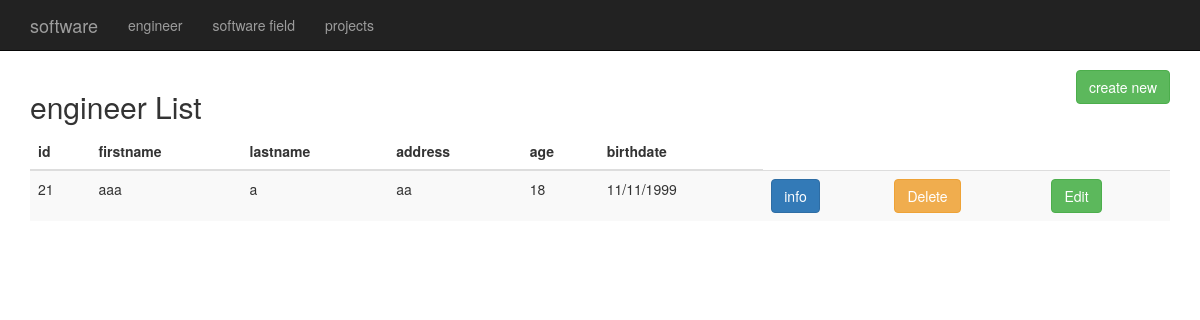
Before: / with the older database file.
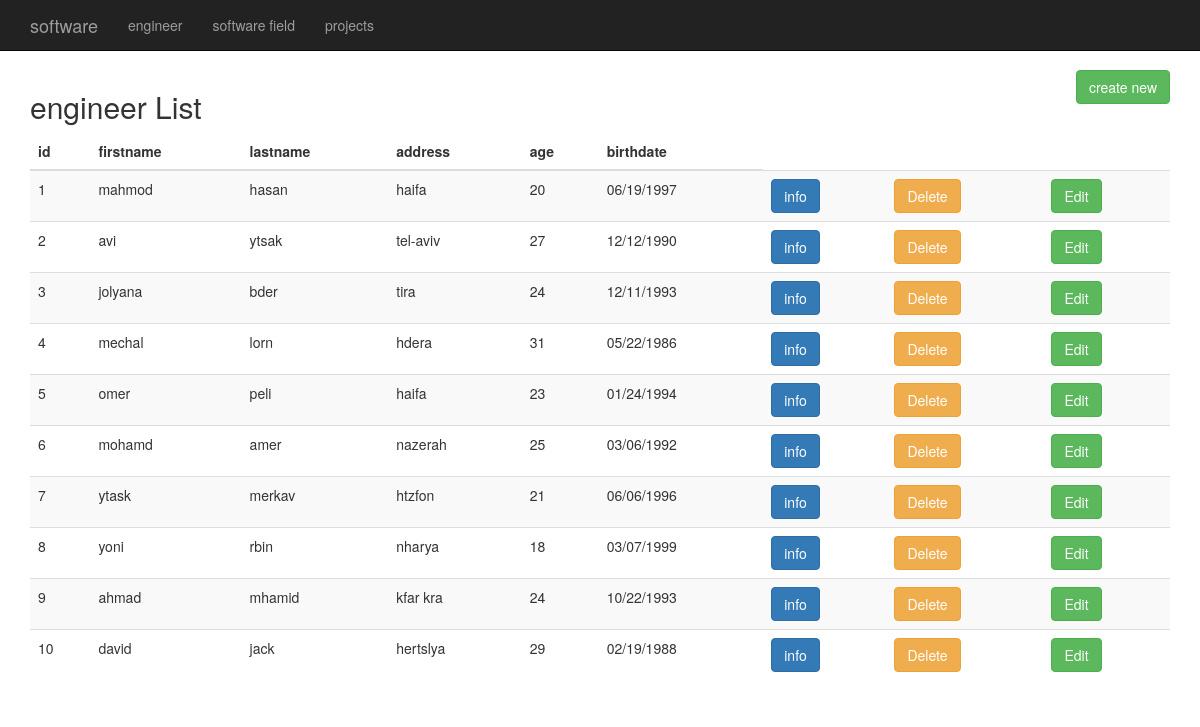
After: the same page with the newer database file.
### tables this page shows
CREATE TABLE `engineer` (
  `id` int(60) UNSIGNED NOT NULL,
  `firstname` varchar(30) NOT NULL,
  `lastname` varchar(30) NOT NULL,
  `addresss` varchar(50) DEFAULT NULL,
  `age` int(10) DEFAULT NULL,
  `birthdate` varchar(10) DEFAULT NULL
);

### inc/modules/engineer/list.php (the view)
<?php
$query="SELECT * FROM engineer";
$results = mysqli_query($conn, $query);
?>
  <div class="row">
    <div class="col-xs-8">
      <h2>engineer List</h2>
    </div>
    <div class="col-xs-4">
      <a href="./?module=engineer&page=create">
        <button type="button" class="btn btn-success pull-right">create new</button>
      </a>
    </div>
    <div class="col-xs-12">
      <?php
if($results){
?>
      <table class="table table-striped">
        <thead>
          <tr>
            <th>id</th>
            <th>firstname</th>
            <th>lastname</th>
            <th>address</th>
            <th>age</th>
            <th>birthdate</th>
          </tr>
        </thead>
        <tbody>
          <?php
     while($row=mysqli_fetch_assoc($results)){
?>
            <tr>
              <td>
                <?=$row['id'];?>
              </td>
              <td>
                <?=$row['firstname'];?>
              </td>
              <td>
                <?=$row['lastname'];?>
              </td>
              <td>
                <?=$row['addresss'];?>
              </td>
              <td>
                <?=$row['age'];?>
              </td>
              <td>
                <?=$row['birthdate']; ?>
              </td>
              <td>
                <a href="./?module=engineer&page=info&id=<?php echo $row['id'];?>">
                  <button type="button" class="btn btn-primary">info</button>
                </a>
              </td>
              <td>
                <a href="./?module=engineer&page=delete&id=<?php echo $row['id'];?>">
                  <button type="button" class="btn btn-warning">Delete</button>
                </a>
              </td>
              <td>
                <a href="./?module=engineer&page=update&id=<?php echo $row['id'];?>">
                  <button type="button" class="btn btn-success">Edit</button>
                </a>
              </td>
            </tr>
            <?php
     }
     ?>
        </tbody>
      </table>
      <?php
}else{
  include('inc/problem/no_results.php');
}
?>
    </div>
  </div>

### index.php (shortened to what this page needs)
<?php
include('inc/init.php');
?>
<!DOCTYPE html>
<html lang="en">
<head>
    <link href="css/bootstrap.min.css" rel="stylesheet">
</head>
<body>
    <nav class="navbar navbar-inverse navbar-fixed-top" role="navigation">
        <div class="container">
            <div class="navbar-header">
                <a class="navbar-brand" href="#">software</a>
            </div>
            <div class="collapse navbar-collapse" id="bs-example-navbar-collapse-1">
                <ul class="nav navbar-nav">
                    <li>
                        <a href="./?module=engineer&page=list">engineer</a>
                    </li>
                    <li>
                        <a href="./?module=software_field&page=list">software field</a>
                    </li>
                    <li>
                        <a href="./?module=projects&page=list">projects</a>
                    </li>
                </ul>
            </div>
        </div>
    </nav>
    <div class="container">
        <?php include($FILE_TO_LOAD);?>
    </div>
</body>
</html>

### index.php (style rules this page uses)
body { padding-top: 70px; }

Changed rows visible on the page:
removed engineer: id "21", firstname "aaa", lastname "a", addresss "aa", age "18", birthdate "11/11/1999"
added engineer: id "1", firstname "mahmod", lastname "hasan", addresss "haifa", age "20", birthdate "06/19/1997"
added engineer: id "2", firstname "avi", lastname "ytsak", addresss "tel-aviv", age "27", birthdate "12/12/1990"
added engineer: id "3", firstname "jolyana", lastname "bder", addresss "tira", age "24", birthdate "12/11/1993"
added engineer: id "4", firstname "mechal", lastname "lorn", addresss "hdera", age "31", birthdate "05/22/1986"
added engineer: id "5", firstname "omer", lastname "peli", addresss "haifa", age "23", birthdate "01/24/1994"
added engineer: id "6", firstname "mohamd", lastname "amer", addresss "nazerah", age "25", birthdate "03/06/1992"
added engineer: id "7", firstname "ytask", lastname "merkav", addresss "htzfon", age "21", birthdate "06/06/1996"
added engineer: id "8", firstname "yoni", lastname "rbin", addresss "nharya", age "18", birthdate "03/07/1999"
added engineer: id "9", firstname "ahmad", lastname "mhamid", addresss "kfar kra", age "24", birthdate "10/22/1993"
added engineer: id "10", firstname "david", lastname "jack", addresss "hertslya", age "29", birthdate "02/19/1988"
